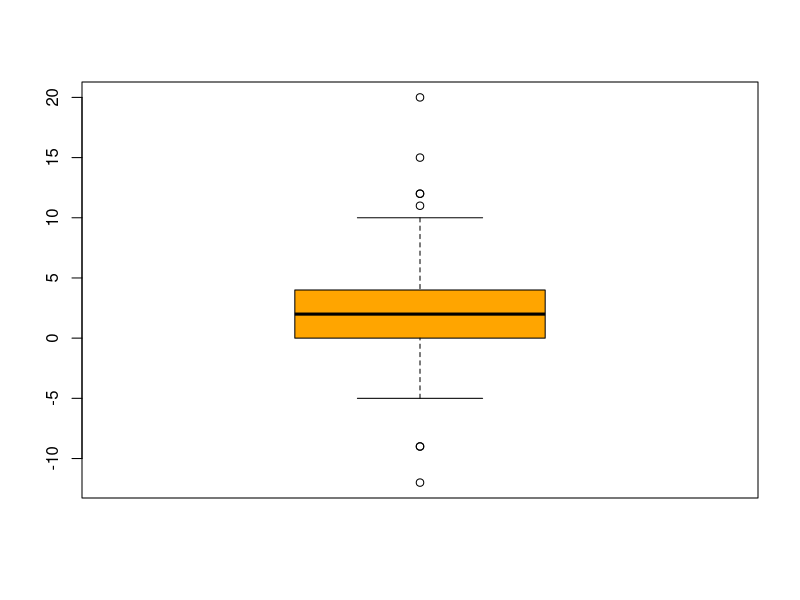

This chart was generated by the following R code:
# Serie10

# Aufgabe 10.1


# Aufgabe 10.2

# b
x <- c(120, 265, 157, 187, 219, 288, 156, 205, 163)
y <- c(127, 281, 160, 185, 220, 298, 167, 203, 171)

t.test(x, y, paired = T, alternative = "less")


# Aufgabe 10.3

# c
setwd("C:/R Workspace/Woche 10")
jackals <- read.table(file = "jackals.txt", header = TRUE)
jackals

t.test(jackals[, "M"], jackals[, "W"])


# d
wilcox.test(jackals[, "M"], jackals[, "W"])


# Aufgabe 10.4

rind <- c(186, 181, 176, 149, 184, 190, 158, 139, 175, 148, 152, 111,
          141, 153, 190, 157, 131, 149, 135, 132)
chicken <- c(129, 132, 102, 106, 94, 102, 87, 99, 170, 113, 135, 142, 86,
             143, 152, 146, 144)


# d
mean(rind)
mean(chicken)


# e
wilcox.test(rind, chicken, paired=FALSE)


# Aufgabe 10.5

# a
mdma_zuerich <- c(16.3, 12.7, 14, 53.3, 117, 62.6, 27.6)
mdma_basel <- c(10.4, 8.91, 11.7, 29.9, 46.3, 25, 29.4)
d <- mdma_zuerich - mdma_basel

mean(d)

sd(d)

# d
# gepaart
t.test(mdma_zuerich, mdma_basel, alternative = "greater", paired=TRUE)

# ungepaart
t.test(mdma_zuerich, mdma_basel, alternative = "greater", paired=FALSE)

# f
wilcox.test(mdma_zuerich, mdma_basel, alternative = "greater", paired = TRUE)


# Aufgabe 10.6
mf <- read.csv("mannfrau.csv")
diff <- mf$alter.mann - mf$alter.frau

boxplot(diff, col = "orange")

# a
# iii


